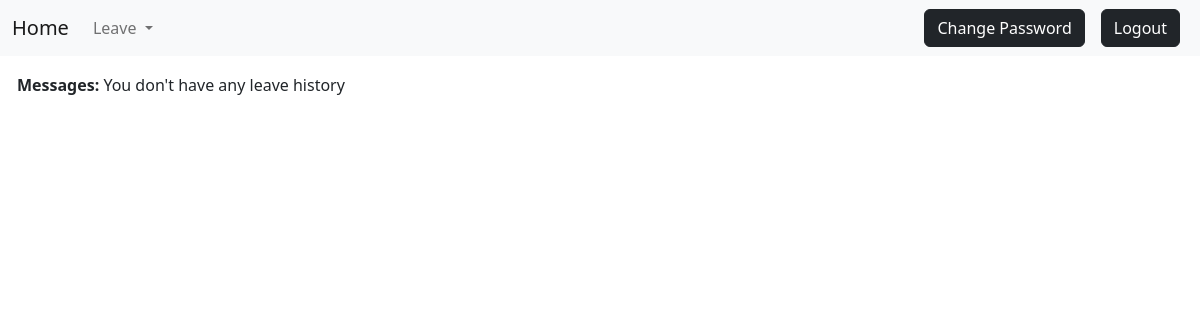
The app's page /applied_leaves/ (signed in), older data.
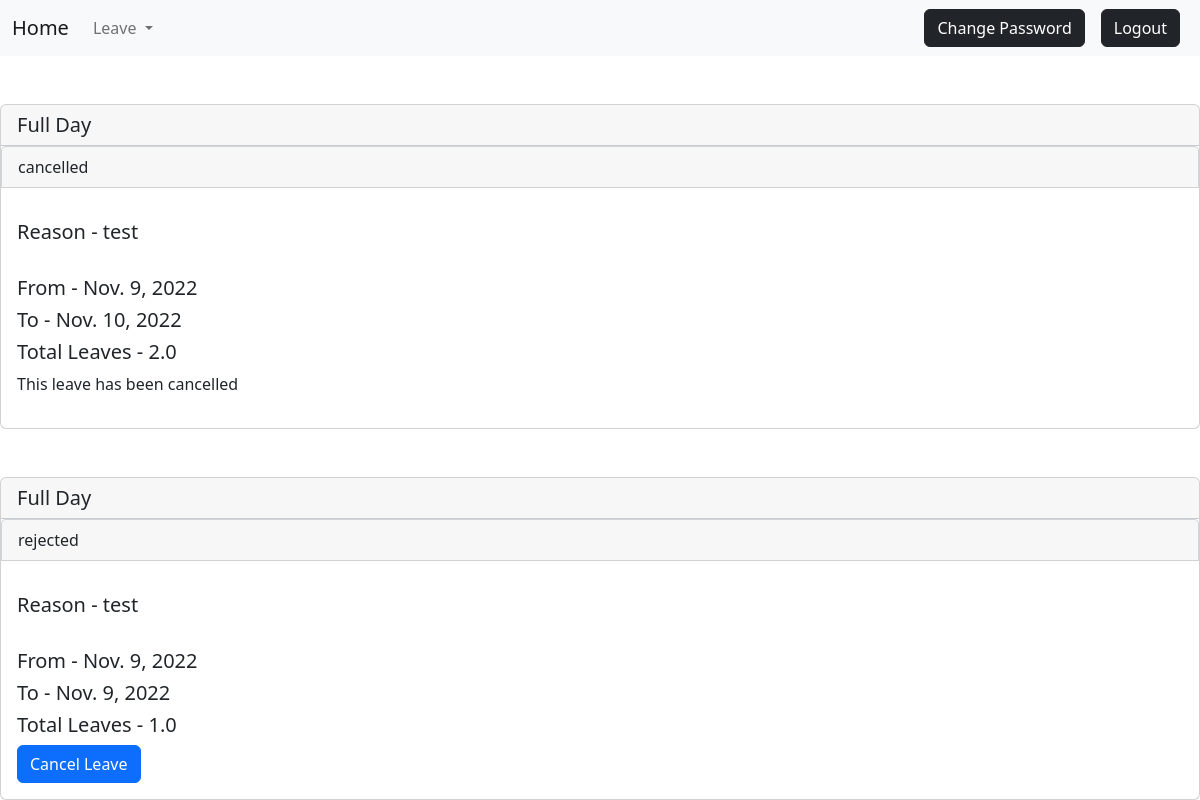
The same page, newer data.
### home/models.py (models this page shows, shortened)
class Leaves(models.Model):
    user = models.ForeignKey(User,on_delete=models.CASCADE)
    leave_reason = models.CharField(max_length=25)
    leave_type = models.CharField(max_length=10)
    leave_from_date = models.DateField(default=timezone.now)
    leave_to_date = models.DateField(default=timezone.now)
    applied_leaves = models.FloatField(default=0)
    choices= (('pending','pending'),('approved','approved'),('rejected','rejected'),('cancelled','cancelled'))
    status = models.CharField(max_length=10, choices=choices)

### home/views.py (the view)
# urls.py: path("applied_leaves/", views.applied_leaves, name="applied_leaves"),
@login_required(login_url='user_login')
def applied_leaves(request):
    user = request.user
    leaves = Leaves.objects.filter(user=user).order_by('-id')
    if not leaves:
        messages.error(request, "You don't have any leave history")
        return render(request,'applied_leaves.html')
    else:
        return render(request,'applied_leaves.html',{'leaves':leaves})

### templates/applied_leaves.html (shortened to what this page needs)
{% extends 'base.html' %}
{% block content %}
    {%for message in messages %}
    <div class="alert alert-{{ message.tag }} alert-dismissible fade show" role="alert">
    <strong>Messages:</strong> {{ message }}
    </div>
    {% endfor %}
    {% for leave in leaves %}
        <div class="card mt-5">
            <h5 class="card-header">{{leave.leave_type}}</h5>
            <div class="mb-3">
                <label class="form-control card-header">{{leave.status}}</label>
            </div>
            <div class="card-body">
                <h5 class="card-title">Reason - {{leave.leave_reason}}</h5>
                <br>
                <h5>From - {{leave.leave_from_date}}</h5>
                <h5>To - {{leave.leave_to_date}}</h5>
                <h5>Total Leaves - {{leave.applied_leaves}} </h5>
                {% if leave.status == 'cancelled' %}
                    <p> This leave has been cancelled <p>
                {% else %}
                    <a href="{% url 'cancelled_leaves' leave.id %}" class="btn btn-primary">Cancel Leave</a>
                {% endif %}
            </div>
        </div>
    {% endfor %}
{% endblock %}

Row changes from the older to the newer data that the page shows:
added Leaves: leave_type "Full Day", status "cancelled", leave_reason "test", leave_from_date "Nov. 9, 2022", leave_to_date "Nov. 10, 2022", applied_leaves "2.0", shows "This leave has been cancelled"
added Leaves: leave_type "Full Day", status "rejected", leave_reason "test", leave_from_date "Nov. 9, 2022", leave_to_date "Nov. 9, 2022", applied_leaves "1.0", shows "Cancel Leave"
Text that changed along with them:
list line gone: "Messages: You don't have any leave history"
